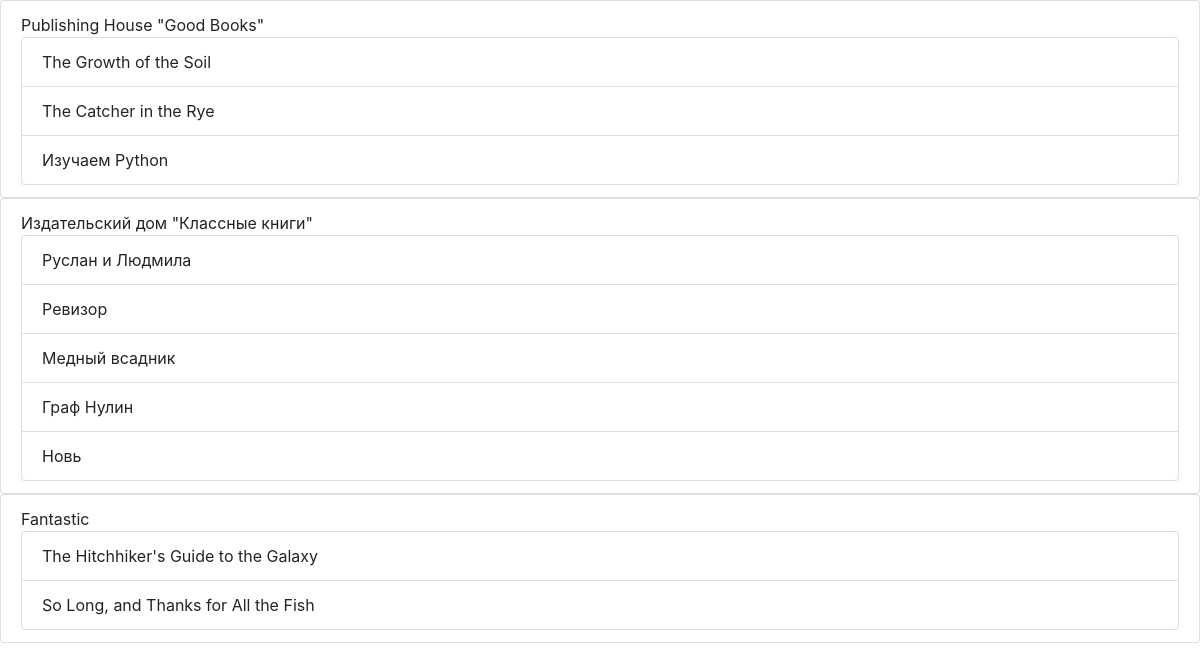
The page /publishings/ on the database its author committed.
### p_library/models.py (models this page shows, shortened)
class Publishing(models.Model):
    name = models.CharField(max_length=150)

class Book(models.Model):
    ISBN = models.CharField(max_length=13)
    title = models.TextField()
    description = models.TextField()
    year_release = models.SmallIntegerField()
    author = models.ForeignKey(Author, on_delete=models.CASCADE)
    copy_count = models.SmallIntegerField(default=1)
    price = models.DecimalField(max_digits=10, decimal_places=2, default=0.0)
    publishing = models.ForeignKey('Publishing', on_delete=models.CASCADE, related_name='books', null=True)

### p_library/views.py (the view)
# urls.py: path('publishings/', views.publishings),
def publishings(request):
    template = loader.get_template('publishings.html')
    publishings = Publishing.objects.all()
    data = {
        "publishings": publishings,
    }
    return HttpResponse(template.render(data, request))

### p_library/templates/publishings.html (shortened to what this page needs)
<!DOCTYPE html>
<html lang="en">
<head>
    <link rel="stylesheet"
          href="https://stackpath.bootstrapcdn.com/bootstrap/4.3.1/css/bootstrap.min.css"
>
</head>
<body>
    {% for publishing in publishings %}
        <ul class="list-group">
            <li class="list-group-item">
                {{ publishing.name }}
                <ul class="list-group">
                    {% for book in publishing.books.all %}
                        <li class="list-group-item">
                            {{ book.title }}
                        </li>
                    {% endfor %}
                </ul>
            </li>
        </ul>
    {% endfor %}
</body>
</html>

### rows shown on the page
Publishing: name "Publishing House \"Good Books\""
Book: title "The Growth of the Soil"
Book: title "The Catcher in the Rye"
Book: title "Изучаем Python"
Publishing: name "Издательский дом \"Классные книги\""
Book: title "Руслан и Людмила"
Book: title "Ревизор"
Book: title "Медный всадник"
Book: title "Граф Нулин"
Book: title "Новь"
Publishing: name "Fantastic"
Book: title "The Hitchhiker's Guide to the Galaxy"
Book: title "So Long, and Thanks for All the Fish"
